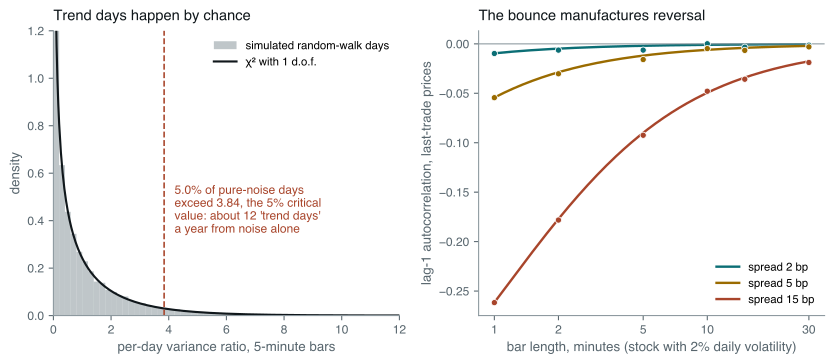

Reproduce this figure in Python.
# What pure noise looks like inside a trading day.
#
# Every number here comes from price paths with no predictability at all:
# driftless random-walk days with a U-shaped intraday volatility profile,
# persistent day-to-day volatility and fat-tailed (Student-t, 5 d.o.f.) shocks.
# Anything a pipeline "finds" on these paths is an artefact.
#
#   Left  — the per-day variance ratio VR_d = (sum of the day's 5-minute
#           returns)^2 / (sum of their squares). On a random walk it is close to
#           chi-squared with one degree of freedom, whatever the volatility
#           profile, so about 5% of days exceed 3.84 by chance.
#   Right — lag-1 autocorrelation of last-trade returns when every bar closes on
#           a buy or a sell with equal probability (Roll's bounce). Lines are
#           Roll's formula -(s^2/4) / (sigma_bar^2 + s^2/2); dots are simulated.
#
# The script also prints three results quoted in the text but not plotted:
#   * the opening-range "noise area" rule (Zarattini, Aziz and Barbon, 2024,
#     base version, without the overnight-gap adjustment) run on the null days;
#   * the apparent profit of a one-minute reversal rule measured on last-trade
#     prices versus midquotes;
#   * the momentum a stale cash index manufactures at the open.
#
# Run standalone:  uv run --no-project --with matplotlib,numpy python <path>

import os

os.environ.setdefault("SOURCE_DATE_EPOCH", "1735689600")

import matplotlib

matplotlib.use("Agg")
matplotlib.rcParams["svg.fonttype"] = "path"
matplotlib.rcParams["svg.hashsalt"] = "im_null_day"
matplotlib.rcParams["font.family"] = ["Helvetica", "Arial", "DejaVu Sans"]

from pathlib import Path

import matplotlib.pyplot as plt
import numpy as np

INK = "#10171B"
MUTED = "#58666E"
TEAL = "#0B6E75"
RUST = "#A8452B"
GOLD = "#9A6B00"
GREY = "#8A979D"

MINUTES = 390
DAYS = 20000
BURN = 14  # days of history the noise-area band needs
CHECKS = np.arange(30, 361, 30)  # 10:00, 10:30, ..., 15:30


def style(ax) -> None:
    ax.tick_params(labelsize=9, colors=MUTED)
    for side in ("top", "right"):
        ax.spines[side].set_visible(False)
    for side in ("left", "bottom"):
        ax.spines[side].set_color(GREY)


def t_shocks(rng: np.random.Generator, shape: tuple[int, ...], dof: float = 5.0) -> np.ndarray:
    return rng.standard_t(dof, shape) / np.sqrt(dof / (dof - 2.0))


def u_profile() -> np.ndarray:
    t = (np.arange(MINUTES) + 0.5) / MINUTES
    u = 1.0 + 3.0 * np.exp(-t / 0.05) + 1.2 * np.exp(-(1.0 - t) / 0.06)
    return u / u.sum()


def null_days(rng: np.random.Generator) -> np.ndarray:
    n = DAYS + BURN
    x = np.zeros(n)
    phi, sd = 0.97, 0.35
    eps = rng.normal(0.0, sd * np.sqrt(1 - phi**2), n)
    for d in range(1, n):
        x[d] = phi * x[d - 1] + eps[d]
    sigma = 0.0095 * np.exp(x - sd**2 / 2)
    return sigma[:, None] * np.sqrt(u_profile())[None, :] * t_shocks(rng, (n, MINUTES))


def variance_ratio(r: np.ndarray, bar: int) -> np.ndarray:
    rb = r.reshape(r.shape[0], -1, bar).sum(axis=2)
    return rb.sum(axis=1) ** 2 / (rb**2).sum(axis=1)


def efficiency_ratio(r: np.ndarray, bar: int) -> np.ndarray:
    rb = r.reshape(r.shape[0], -1, bar).sum(axis=2)
    return np.abs(rb.sum(axis=1)) / np.abs(rb).sum(axis=1)


def noise_area_rule(r: np.ndarray) -> dict[str, float]:
    price = np.exp(np.concatenate([np.zeros((r.shape[0], 1)), np.cumsum(r, axis=1)], axis=1))
    move = np.abs(price[:, CHECKS] - 1.0)
    csum = np.cumsum(np.vstack([np.zeros((1, len(CHECKS))), move]), axis=0)
    band = (csum[BURN:-1] - csum[: -BURN - 1]) / BURN  # mean of the previous 14 days
    p = price[BURN:]
    days = p.shape[0]
    pos = np.zeros(days)
    entry = np.ones(days)
    pnl = np.zeros(days)
    trans = np.zeros(days)
    entries = np.zeros(days)
    outside = 0
    for j, m in enumerate(CHECKS):
        now = p[:, m]
        up, dn = now > 1.0 + band[:, j], now < 1.0 - band[:, j]
        outside += np.count_nonzero(up | dn)
        new = np.where(up, 1.0, np.where(dn, -1.0, pos))
        exit_ = (new != pos) & (pos != 0)
        pnl += np.where(exit_, pos * (now / entry - 1.0), 0.0)
        trans += exit_
        enter = (new != pos) & (new != 0)
        entry = np.where(enter, now, entry)
        trans += enter
        entries += enter
        pos = new
    close = p[:, -1]
    pnl += np.where(pos != 0, pos * (close / entry - 1.0), 0.0)
    trans += pos != 0
    traded = entries > 0
    z = (pnl - pnl.mean()) / pnl.std()
    return {
        "share of checks outside the band": outside / (days * len(CHECKS)),
        "share of days with at least one entry": traded.mean(),
        "entries per day": entries.mean(),
        "transactions per day": trans.mean(),
        "gross P&L per day, bp": 1e4 * pnl.mean(),
        "t-stat of gross P&L": pnl.mean() / pnl.std() * np.sqrt(days),
        "annualised gross Sharpe": pnl.mean() / pnl.std() * np.sqrt(252),
        "hit rate on days traded": (pnl[traded] > 0).mean(),
        "skewness of daily P&L": (z**3).mean(),
        "net Sharpe at 0.1 bp per transaction": (pnl - 1e-5 * trans).mean() / pnl.std() * np.sqrt(252),
        "net Sharpe at 0.5 bp per transaction": (pnl - 5e-5 * trans).mean() / pnl.std() * np.sqrt(252),
    }


def bounce(rng: np.random.Generator, spreads_bp: tuple[float, ...], bars: tuple[int, ...]) -> dict:
    days = 5000
    bar_sigma = 0.02 / np.sqrt(MINUTES)  # 2% a day, spread evenly over the session
    mid = np.cumsum(bar_sigma * rng.normal(0.0, 1.0, (days, MINUTES)), axis=1)
    side = rng.choice([-1.0, 1.0], (days, MINUTES))
    out = {}
    for s in spreads_bp:
        last = mid + 0.5 * s * 1e-4 * side
        for b in bars:
            lr = np.diff(last[:, b - 1 :: b], axis=1)
            out[(s, b)] = np.corrcoef(lr[:, :-1].ravel(), lr[:, 1:].ravel())[0, 1]
        # a one-minute reversal rule: short the sign of the last one-minute return
        lr, mr = np.diff(last, axis=1), np.diff(mid, axis=1)
        pos = -np.sign(lr[:, :-1])
        out[(s, "last")] = 1e4 * (pos * lr[:, 1:]).mean()
        out[(s, "mid")] = 1e4 * (pos * mr[:, 1:]).mean()
    return out


def stale_index(rng: np.random.Generator) -> dict[str, float]:
    days, stocks, minutes = 4000, 200, 30
    beta = rng.uniform(0.7, 1.3, stocks)
    gap_m = rng.normal(0.0, 0.007, (days, 1))
    gap = beta * gap_m + rng.normal(0.0, 0.01, (days, stocks))
    f = rng.normal(0.0, 0.0006, (days, minutes))
    e = rng.normal(0.0, 0.0012, (days, stocks, minutes))
    path = gap[:, :, None] + np.cumsum(beta[None, :, None] * f[:, None, :] + e, axis=2)
    first = np.ceil(rng.exponential(2.0, (days, stocks))).astype(int)  # minute of first trade
    t = np.arange(1, minutes + 1)
    seen = np.where(t[None, None, :] >= first[:, :, None], path, 0.0)  # stale = yesterday's close
    stale = seen.mean(axis=1)  # log level relative to yesterday's close, minutes 1..30
    true = path.mean(axis=1)
    g = gap.mean(axis=1)  # the true index's overnight gap
    out = {}
    # The cash index's 9:30 print is yesterday's close: nothing has traded yet.
    a, b = stale[:, 4], stale[:, 29] - stale[:, 4]
    out["stale cash index: corr(9:30-9:35 change, 9:35-10:00 change)"] = np.corrcoef(a, b)[0, 1]
    a, b = true[:, 4] - g, true[:, 29] - true[:, 4]
    out["true index: corr(9:30-9:35 return, 9:35-10:00 return)"] = np.corrcoef(a, b)[0, 1]
    for minute in (1, 5, 10):
        seen_share = np.cov(stale[:, minute - 1], g)[0, 1] / g.var()
        out[f"share of the overnight gap visible in the cash index after {minute} min"] = seen_share
    return out


def main() -> None:
    rng = np.random.default_rng(20260923)
    r = null_days(rng)
    days = r[BURN:]

    vr5 = variance_ratio(days, 5)
    vr1 = variance_ratio(days, 1)
    spreads, bars = (2.0, 5.0, 15.0), (1, 2, 5, 10, 15, 30)
    bnc = bounce(rng, spreads, bars)

    fig, (axL, axR) = plt.subplots(1, 2, figsize=(8.8, 3.9))

    edges = np.linspace(0, 12, 61)
    axL.hist(vr5, bins=edges, density=True, color=GREY, alpha=0.55, label="simulated random-walk days")
    x = np.linspace(0.05, 12, 400)
    axL.plot(x, np.exp(-x / 2) / np.sqrt(2 * np.pi * x), color=INK, lw=1.6, label="χ² with 1 d.o.f.")
    axL.axvline(3.84, color=RUST, lw=1.2, ls="--")
    share = (vr5 > 3.84).mean()
    axL.text(4.2, 0.55, f"{100 * share:.1f}% of pure-noise days\nexceed 3.84, the 5% critical\nvalue: about 12 'trend days'\na year from noise alone",
             fontsize=9, color=RUST, va="top")
    axL.set_xlim(0, 12)
    axL.set_ylim(0, 1.2)
    axL.set_xlabel("per-day variance ratio, 5-minute bars", fontsize=10, color=MUTED)
    axL.set_ylabel("density", fontsize=10, color=MUTED)
    axL.set_title("Trend days happen by chance", fontsize=11, color=INK, loc="left", pad=8)
    axL.legend(frameon=False, fontsize=8.5, loc="upper right")
    style(axL)

    grid = np.geomspace(1, 30, 200)
    for s, color in zip(spreads, (TEAL, GOLD, RUST)):
        var = (0.02**2) * grid / MINUTES
        half2 = (0.5 * s * 1e-4) ** 2
        axR.plot(grid, -half2 / (var + 2 * half2), color=color, lw=1.8, label=f"spread {s:g} bp")
        axR.scatter(bars, [bnc[(s, b)] for b in bars], s=22, color=color, edgecolor="white", linewidth=0.6, zorder=5)
    axR.axhline(0, color=GREY, lw=0.8)
    axR.set_xscale("log")
    axR.set_xticks([1, 2, 5, 10, 30], labels=["1", "2", "5", "10", "30"])
    axR.minorticks_off()
    axR.set_xlabel("bar length, minutes (stock with 2% daily volatility)", fontsize=10, color=MUTED)
    axR.set_ylabel("lag-1 autocorrelation, last-trade prices", fontsize=10, color=MUTED)
    axR.set_title("The bounce manufactures reversal", fontsize=11, color=INK, loc="left", pad=8)
    axR.legend(frameon=False, fontsize=8.5, loc="lower right")
    style(axR)

    fig.tight_layout()
    out = Path(__file__).with_suffix("")
    for ext in ("pdf", "svg"):
        fig.savefig(f"{out}.{ext}", transparent=True, bbox_inches="tight")

    print("Per-day variance ratio on null days")
    for name, vr in (("5-minute bars", vr5), ("1-minute bars", vr1)):
        print(f"  {name}: mean {vr.mean():.3f}, P(>2.71) {(vr > 2.71).mean():.3f}, "
              f"P(>3.84) {(vr > 3.84).mean():.3f}, P(>6.63) {(vr > 6.63).mean():.4f}")
    print("  chi-squared(1): P(>2.71) 0.100, P(>3.84) 0.050, P(>6.63) 0.010")
    for bar in (5, 1):
        er = efficiency_ratio(days, bar)
        print(f"Efficiency ratio on null days, {bar}-minute bars: mean {er.mean():.3f}, median {np.median(er):.3f}")
    print("Noise-area rule (base version) on null days")
    for k, v in noise_area_rule(r).items():
        print(f"  {k}: {v:.3f}")
    print("Bid-ask bounce: lag-1 autocorrelation of last-trade returns (simulated vs Roll)")
    for s in spreads:
        half2 = (0.5 * s * 1e-4) ** 2
        row = []
        for b in bars:
            roll = -half2 / ((0.02**2) * b / MINUTES + 2 * half2)
            row.append(f"{b}m {bnc[(s, b)]:+.3f}/{roll:+.3f}")
        print(f"  spread {s:g} bp: " + ", ".join(row))
        print(f"    one-minute reversal rule, mean P&L per bar: last-trade {bnc[(s, 'last')]:+.3f} bp, "
              f"midquote {bnc[(s, 'mid')]:+.3f} bp, half-spread {s / 2:.2f} bp")
    print("Stale cash index at the open")
    for k, v in stale_index(rng).items():
        print(f"  {k}: {v:.3f}")


if __name__ == "__main__":
    main()
